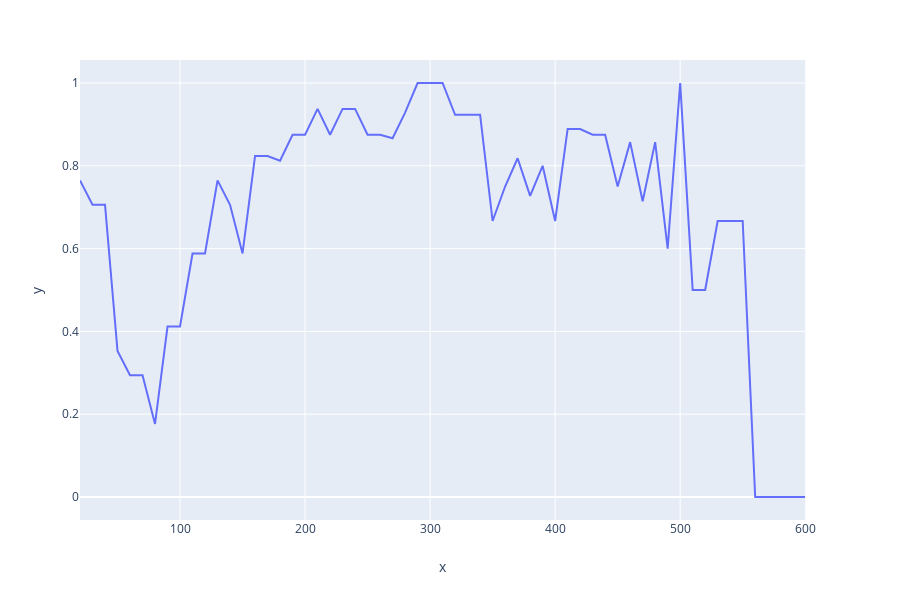

Write notebook code for a chart like this one.
### Markdown cell above
### Iterative time steps learning

As our goal is to perform continuous authentication, one of the key dimensions we have to keep in mind, is time. As the complete dataset is precollected, we can see into the future, which is pretty beneficial for our algorithms, but useless in practice.

So in this section we will take a look what happens when we iteratively take one time interval at a time for a few users and see how much time it takes to distinguish between them.

The snippet below should provide with basic understanding of what is happening in a case of iterative learning. We take one 10 second time interval at a time and plot the predictions of the next time step, along with the trend of the classification accuracy from the start to the current step. 

After each iteration, the user is prompted to press enter to continue. The output is then reset and new graphs should appear. To cancel the current program, double press i to interrupt the kernel or type stop in the prompt window and press enter.

After running the program multiple times, with different number of users, there is a recognizable patter emerging from the data. At the very begging, to around 40 seconds mark, the accuracy is usually very high. Then it quickly falls and stays pretty low for about a minute and then finally it climbs back up again. When this happens, visual clusters begin to emerge if you look at the data. Normally there is some noise at the end, as the length of the experiments varies from person to person.

### Code cell
# Users
number_of_users = 17
users = get_random_users(n=number_of_users)
    
# Time intervals
segment_interval_length = 10
interval = segment_intervals.index(segment_interval_length)

# Components
n_components = 2

data = datas[interval]
data = data[data.user.isin(users)]
seances = get_users_data(data)
train_seances = [x[0] for x in seances.values()]
training_set = data[data["seance"].isin(train_seances)]
seances = list(set(training_set["seance"]))

graph = True
i = 2
results = [[], []]
while True:
    X = []
    y = []
    Xt = []
    yt = []
    for seance in seances:
        X.append(training_set[training_set["seance"] == seance].iloc[0:i, 2:].values)
        y.append(
            training_set[training_set["seance"] == seance].iloc[0:i, 0].values.ravel()
        )
        Xt.append(
            training_set[training_set["seance"] == seance].iloc[i : i + 1, 2:].values
        )
        yt.append(
            training_set[training_set["seance"] == seance]
            .iloc[i : i + 1, 0]
            .values.ravel()
        )
    X = np.concatenate(X)
    y = np.concatenate(y)
    Xt = np.concatenate(Xt)
    yt = np.concatenate(yt)
    if Xt.shape[0] == 0:
        break
    lda = LinearDiscriminantAnalysis(n_components=n_components)
    X_lda = lda.fit_transform(X, y)
    yp = lda.predict(Xt)
    results[0].append(i * segment_interval_length)
    results[1].append(metrics.accuracy_score(yt, yp))

    if graph:
        print("After {} seconds.".format(i * segment_interval_length))
        print("Classification accuracy: {}".format(metrics.accuracy_score(yt, yp)))
        X_ldat = lda.transform(Xt)
        X_lda = np.concatenate((X_lda, X_ldat))
        y = np.concatenate((y, yt + 100))
        df = DataFrame(
            [[y] + list(x) for x, y in zip(X_lda, y)],
            columns=["user", "component_1", "component_2"],
        )
        fig = scatter(
            df,
            x="component_1",
            y="component_2",
            color="user",
            color_continuous_scale="picnic",
        )

        fig.show()

    i += 1
    if i > 100000:
        print("Run out of data")
        break
    if graph:
        command = input("Press Enter to continue...")
        clear_output()
        if command == "stop":
            graph = False

fig = line(x=results[0], y=results[1])
fig.show()

# FIXME: This is still broken, fix it on a good day
# fig.write_image("image_01.jpg")

### Figure 1 — Plotly figure (JSON) as saved in the notebook; plotly's stock layout.template omitted (floating-point values rounded to 4 significant figures)
{"data": [{"hoverlabel": {"namelength": 0}, "hovertemplate": "x=%{x}<br>y=%{y}", "legendgroup": "", "line": {"color": "#636efa", "dash": "solid"}, "mode": "lines", "name": "", "showlegend": false, "type": "scatter", "x": [20, 30, 40, 50, 60, 70, 80, 90, 100, 110, 120, 130, 140, 150, 160, 170, 180, 190, 200, 210, 220, 230, 240, 250, 260, 270, 280, 290, 300, 310, 320, 330, 340, 350, 360, 370, 380, 390, 400, 410, 420, 430, 440, 450, 460, 470, 480, 490, 500, 510, 520, 530, 540, 550, 560, 570, 580, 590, 600], "xaxis": "x", "y": [0.7647, 0.7059, 0.7059, 0.3529, 0.2941, 0.2941, 0.1765, 0.4118, 0.4118, 0.5882, 0.5882, 0.7647, 0.7059, 0.5882, 0.8235, 0.8235, 0.8125, 0.875, 0.875, 0.9375, 0.875, 0.9375, 0.9375, 0.875, 0.875, 0.8667, 0.9286, 1, 1, 1, 0.9231, 0.9231, 0.9231, 0.6667, 0.75, 0.8182, 0.7273, 0.8, 0.6667, 0.8889, 0.8889, 0.875, 0.875, 0.75, 0.8571, 0.7143, 0.8571, 0.6, 1, 0.5, 0.5, 0.6667, 0.6667, 0.6667, 0, 0, 0, 0, 0], "yaxis": "y"}], "layout": {"height": 600, "legend": {"tracegroupgap": 0}, "margin": {"t": 60}, "xaxis": {"anchor": "y", "domain": [0, 0.98], "title": {"text": "x"}}, "yaxis": {"anchor": "x", "domain": [0, 1], "title": {"text": "y"}}}}
